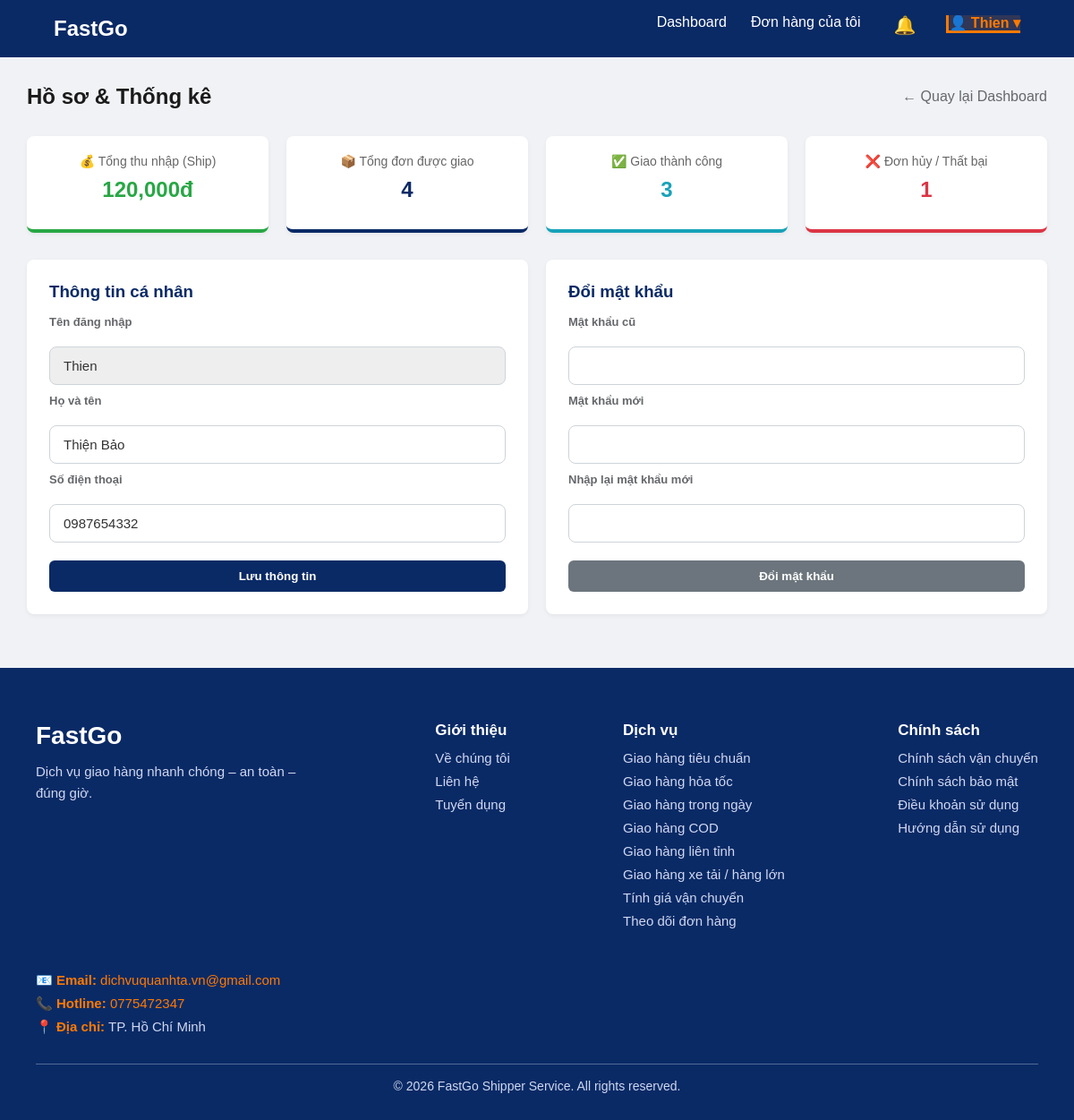
Page /shipper_profile.php (signed in) on the committed database.
### tables this page shows
CREATE TABLE `users` (
  `id` int(11) NOT NULL,
  `username` varchar(50) NOT NULL,
  `fullname` varchar(100) DEFAULT NULL,
  `phone` varchar(20) DEFAULT NULL,
  `password` varchar(255) NOT NULL,
  `role` enum('customer','admin','shipper') DEFAULT 'customer',
  `created_at` timestamp NOT NULL DEFAULT current_timestamp(),
  `email` varchar(255) DEFAULT NULL,
  `company_name` varchar(255) DEFAULT NULL,
  `tax_code` varchar(50) DEFAULT NULL,
  `company_address` text DEFAULT NULL,
  `is_locked` tinyint(1) NOT NULL DEFAULT 0 COMMENT '0: Hoạt động, 1: Bị khóa',
  `lock_reason` varchar(255) DEFAULT NULL,
  `is_approved` tinyint(1) NOT NULL DEFAULT 1
);

### public/shipper_profile.php (the view, shortened to what this page needs)
<?php
require_once __DIR__ . '/../config/db.php';
$shipper_id = $_SESSION['user_id'];
$stats = [
    'income' => 0,
    'total' => 0,
    'completed' => 0,
    'cancelled' => 0
];
$sql_stats = "SELECT
                COUNT(*) as total,
                SUM(CASE WHEN status = 'completed' THEN 1 ELSE 0 END) as completed,
                SUM(CASE WHEN status = 'cancelled' THEN 1 ELSE 0 END) as cancelled,
                SUM(CASE WHEN status = 'completed' THEN shipping_fee ELSE 0 END) as income
              FROM orders WHERE shipper_id = ?";
$stmt = $conn->prepare($sql_stats);
$stmt->bind_param("i", $shipper_id);
$stmt->execute();
$res_stats = $stmt->get_result()->fetch_assoc();
if ($res_stats) {
    $stats = $res_stats;
}
$stmt = $conn->prepare("SELECT username, fullname, phone, email FROM users WHERE id = ?");
$stmt->bind_param("i", $shipper_id);
$stmt->execute();
$user_info = $stmt->get_result()->fetch_assoc();
?>
<!DOCTYPE html>
<html lang="vi">
<head>
    <link rel="stylesheet" href="assets/css/styles.css?v=<?php echo time(); ?>">
    <link rel="stylesheet" href="assets/css/admin.css?v=<?php echo time(); ?>">
    <link rel="stylesheet" href="assets/css/admin-pages.css?v=<?php echo time(); ?>">
    <link rel="stylesheet" href="assets/css/admin_styles.css?v=<?php echo time(); ?>">
</head>
<body>
    <?php include __DIR__ . '/../includes/header_shipper.php'; ?>
    <main class="admin-container">
        <div class="page-header">
            <h2 class="page-title">Hồ sơ & Thống kê</h2>
            <a href="shipper_dashboard.php" class="back-link">← Quay lại Dashboard</a>
        </div>
        <div class="profile-grid"
            style="grid-template-columns: repeat(auto-fit, minmax(200px, 1fr)); margin-bottom: 30px;">
            <div class="stat-box" style="border-bottom: 4px solid #28a745;">
                <div class="stat-label">💰 Tổng thu nhập (Ship)</div>
                <div class="stat-num" style="color: #28a745;">
                    <?php echo number_format($stats['income'] ?? 0); ?>đ
                </div>
            </div>
            <div class="stat-box" style="border-bottom: 4px solid #0a2a66;">
                <div class="stat-label">📦 Tổng đơn được giao</div>
                <div class="stat-num" style="color: #0a2a66;">
                    <?php echo number_format($stats['total']); ?>
                </div>
            </div>
            <div class="stat-box" style="border-bottom: 4px solid #17a2b8;">
                <div class="stat-label">✅ Giao thành công</div>
                <div class="stat-num" style="color: #17a2b8;">
                    <?php echo number_format($stats['completed']); ?>
                </div>
            </div>
            <div class="stat-box" style="border-bottom: 4px solid #dc3545;">
                <div class="stat-label">❌ Đơn hủy / Thất bại</div>
                <div class="stat-num" style="color: #dc3545;">
                    <?php echo number_format($stats['cancelled']); ?>
                </div>
            </div>
        </div>
        <div class="profile-grid">
            <div class="form-box">
                <h3 style="color: #0a2a66; margin-bottom: 15px;">Thông tin cá nhân</h3>
                <form method="POST">
                    <div class="form-group"><label>Tên đăng nhập</label><input type="text"
                            value="<?php echo htmlspecialchars($user_info['username']); ?>" disabled
                            style="background:#eee;"></div>
                    <div class="form-group"><label>Họ và tên</label><input type="text" name="fullname"
                            value="<?php echo htmlspecialchars($user_info['fullname']); ?>" required></div>
                    <div class="form-group"><label>Số điện thoại</label><input type="text" name="phone"
                            value="<?php echo htmlspecialchars($user_info['phone']); ?>" required></div>
                    <button type="submit" name="update_info" class="btn-primary"
                        style="width:100%; margin-top:10px;">Lưu thông tin</button>
                </form>
            </div>
            <div class="form-box">
                <h3 style="color: #0a2a66; margin-bottom: 15px;">Đổi mật khẩu</h3>
                <form method="POST">
                    <div class="form-group"><label>Mật khẩu cũ</label><input type="password" name="old_pass" required>
                    </div>
                    <div class="form-group"><label>Mật khẩu mới</label><input type="password" name="new_pass" required>
                    </div>
                    <div class="form-group"><label>Nhập lại mật khẩu mới</label><input type="password"
                            name="confirm_pass" required></div>
                    <button type="submit" name="change_pass" class="btn-secondary"
                        style="width:100%; margin-top:10px; background:#6c757d; color:white; border:none;">Đổi mật
                        khẩu</button>
                </form>
            </div>
        </div>
    </main>
    <?php include __DIR__ . '/../includes/footer.php'; ?>
</body>
</html>

### public/assets/css/styles.css (style rules this page uses)
* { margin: 0; padding: 0; box-sizing: border-box; font-family: "Poppins", sans-serif; }
.btn-primary { background-color: #ffcc00; color: #000; padding: 12px 24px; border-radius: 6px; font-weight: 600; text-decoration: none; }
.btn-secondary { border: 2px solid #ffffff; color: #ffffff; padding: 12px 24px; border-radius: 6px; text-decoration: none; }
.btn-primary { display: inline-block; background-color: #ff7a00; color: #ffffff; padding: 14px 28px; border-radius: 6px; text-decoration: none; font-weight: 600; }
.form-group { display: flex; flex-direction: column; gap: 12px; margin-bottom: 10px; }
.form-group input, .form-group select, .form-row input, .form-row select, #contact-form textarea { width: 100%; padding: 12px 15px; border-radius: 8px; border: 1px solid #ced4da; font-size: 15px; color: #333; background-color: #ffffff; transition: all 0.3s ease; }
main { padding: 80px 40px; max-width: 900px; margin: 0 auto; }
.form-group { display: flex; flex-direction: column; }
.form-box { background: #f9f9f9; padding: 20px; border-radius: 8px; margin-bottom: 30px; }

### public/assets/css/admin-pages.css (style rules this page uses)
body { background-color: #f0f2f5; font-family: "Inter", "Segoe UI", Roboto, Helvetica, Arial, sans-serif; color: #1c1e21; margin: 0; overflow-x: hidden; width: 100%; }
.admin-container, .stats-grid, .table-section, .filter-sidebar, .profile-header, .kpi-grid, .review-card, .detail-container, .history-section, .form-inline, .form-box, .charts-grid, .chart-card, .guide-card, .message-card, .user-table, .data-table, .param-table { box-sizing: border-box; }
* { box-sizing: border-box; }
.admin-container { padding: 30px; max-width: 1400px; margin: 0 auto; width: 100%; }
.page-header { display: flex; justify-content: space-between; align-items: center; margin-bottom: 30px; }
.page-title { font-size: 24px; font-weight: 700; color: #1a1a1a; margin: 0; }
.back-link { color: #65676b; text-decoration: none; font-weight: 500; transition: color 0.2s; }
.form-group label { display: block; font-size: 13px; font-weight: 600; color: #65676b; margin-bottom: 8px; }
.btn-primary { background-color: #0a2a66; color: #ffffff; padding: 10px 18px; border-radius: 6px; font-weight: 600; text-decoration: none; border: none; display: inline-block; cursor: pointer; transition: background 0.2s, color 0.2s, border-color 0.2s; }
.btn-secondary { background: transparent; color: #0a2a66; padding: 10px 18px; border-radius: 6px; border: 1px solid #0a2a66; text-decoration: none; font-weight: 600; display: inline-block; cursor: pointer; transition: background 0.2s, color 0.2s, border-color 0.2s; }

### public/assets/css/admin_styles.css (style rules this page uses)
.profile-grid { display: grid; grid-template-columns: repeat(auto-fit, minmax(300px, 1fr)); gap: 20px; }
.stat-box { background: #fff; padding: 20px; border-radius: 8px; text-align: center; box-shadow: 0 2px 5px rgba(0, 0, 0, 0.05); }
.stat-num { font-size: 24px; font-weight: bold; margin: 10px 0; }
.stat-label { color: #666; font-size: 14px; }
.form-box { background: #fff; padding: 25px; border-radius: 8px; box-shadow: 0 2px 5px rgba(0, 0, 0, 0.05); }

### rows in the picture
users: username "Thien", fullname "Thiện Bảo", phone "0987654332"

### other values in the picture
$_SESSION['username'] "Thien"
$stats['income'] "120,000"
$stats['total'] "4"
$stats['completed'] "3"
$stats['cancelled'] "1"
